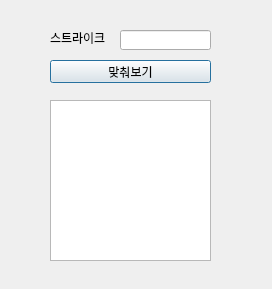
<?xml version="1.0" encoding="UTF-8"?>
<ui version="4.0">
 <class>Dialog</class>
 <widget class="QDialog" name="Dialog">
  <property name="geometry">
   <rect>
    <x>0</x>
    <y>0</y>
    <width>272</width>
    <height>289</height>
   </rect>
  </property>
  <property name="windowTitle">
   <string>Dialog</string>
  </property>
  <widget class="QLabel" name="lbl">
   <property name="geometry">
    <rect>
     <x>50</x>
     <y>30</y>
     <width>81</width>
     <height>16</height>
    </rect>
   </property>
   <property name="text">
    <string>스트라이크</string>
   </property>
  </widget>
  <widget class="QPushButton" name="pb">
   <property name="geometry">
    <rect>
     <x>50</x>
     <y>60</y>
     <width>161</width>
     <height>23</height>
    </rect>
   </property>
   <property name="text">
    <string>맞춰보기</string>
   </property>
  </widget>
  <widget class="QTextEdit" name="te">
   <property name="geometry">
    <rect>
     <x>50</x>
     <y>100</y>
     <width>161</width>
     <height>161</height>
    </rect>
   </property>
  </widget>
  <widget class="QLineEdit" name="le">
   <property name="geometry">
    <rect>
     <x>120</x>
     <y>30</y>
     <width>91</width>
     <height>20</height>
    </rect>
   </property>
  </widget>
 </widget>
 <resources/>
 <connections/>
</ui>
